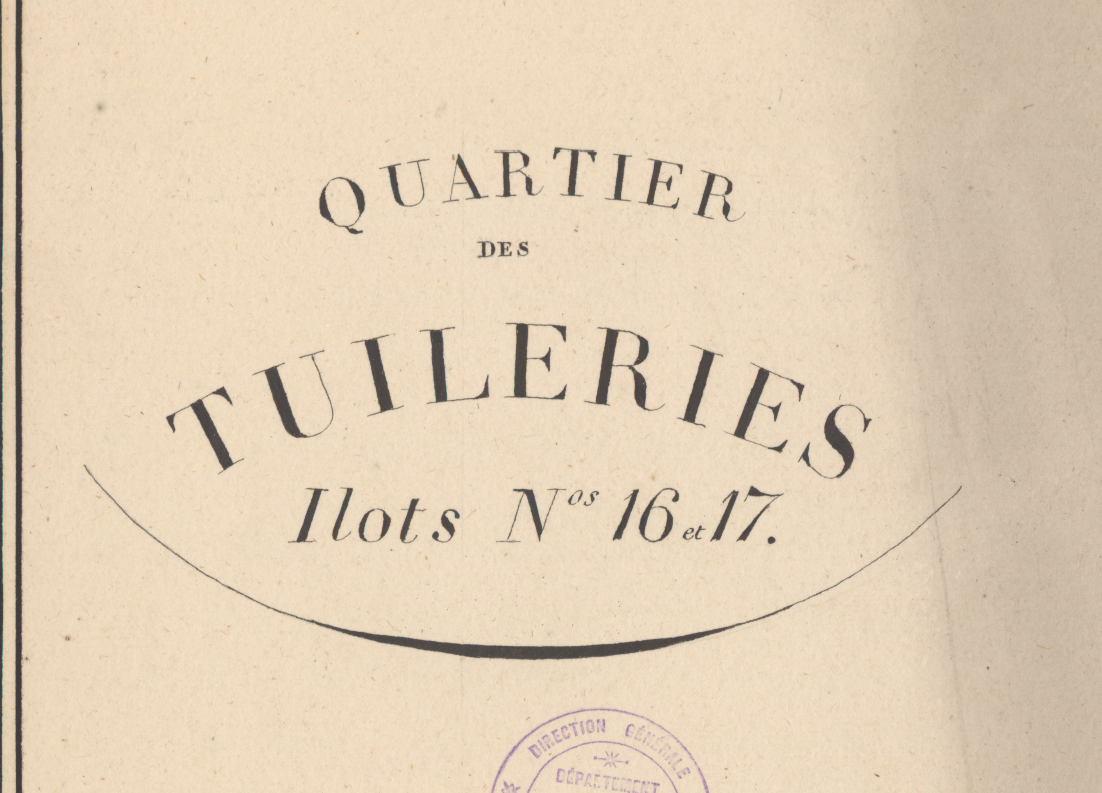
#> input picture LabWork_3/cadastre1.png, 1102 x 793 px
$ python Lab3_Application.py
#> lines starting #> are read from the running program, lines starting #| are printed output that depends on the picture; after the words box and inside, x2 and y2 are one past the last pixel; in counts of white or black regions, pixels touching at a corner belong together
import cv2 as cv
import numpy as np
from matplotlib import pyplot as plt

cadastre1 = cv.imread("./LabWork_3/cadastre1.png",cv.IMREAD_GRAYSCALE) # convert image to grayscale
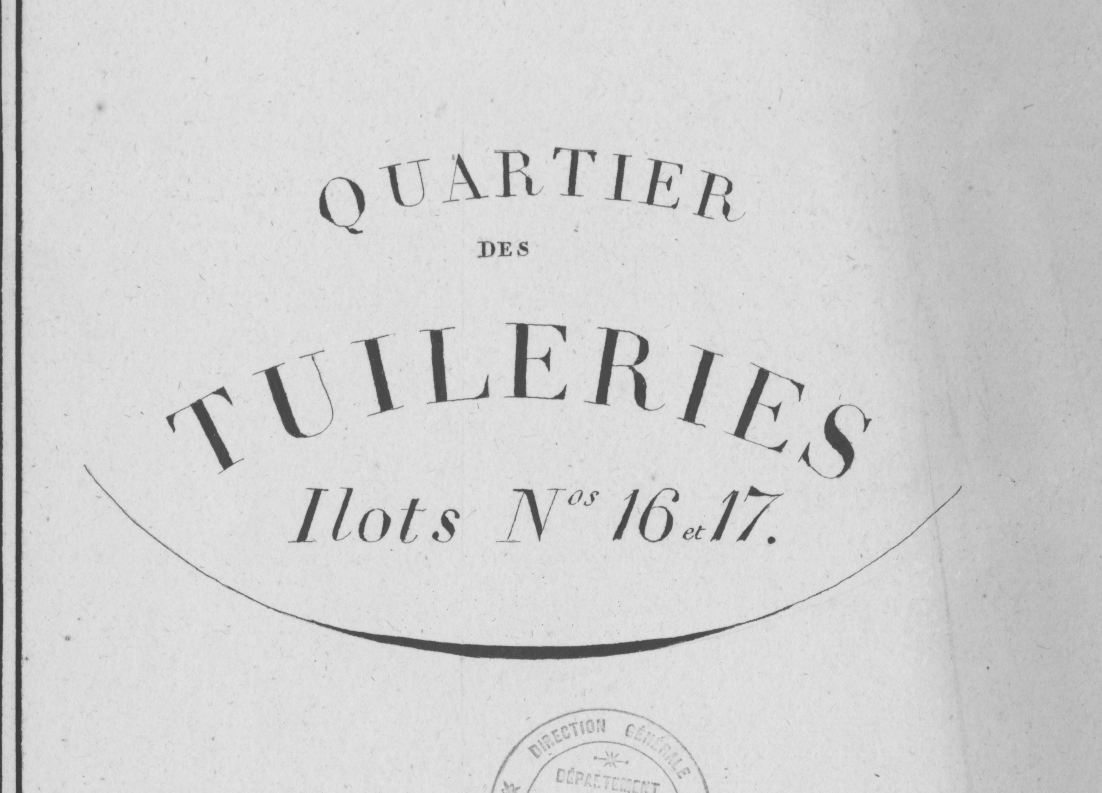
#> cadastre1: shape (793, 1102); min 56, max 237, mean 209.4

plt.hist(cadastre1.ravel(),256,[0,256])
plt.show()
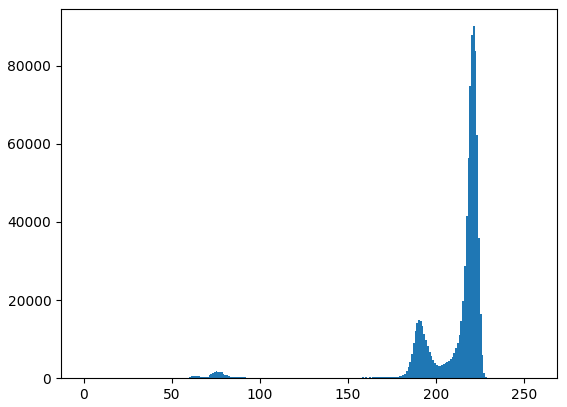
#> figure drawn by matplotlib, 1 panel; tallest bar 90063 high, from x = 221 to 222
# Show histogram to pick optimal threshold value:170

ret1, cadastre1_bin = cv.threshold(cadastre1,170,255,cv.THRESH_BINARY)
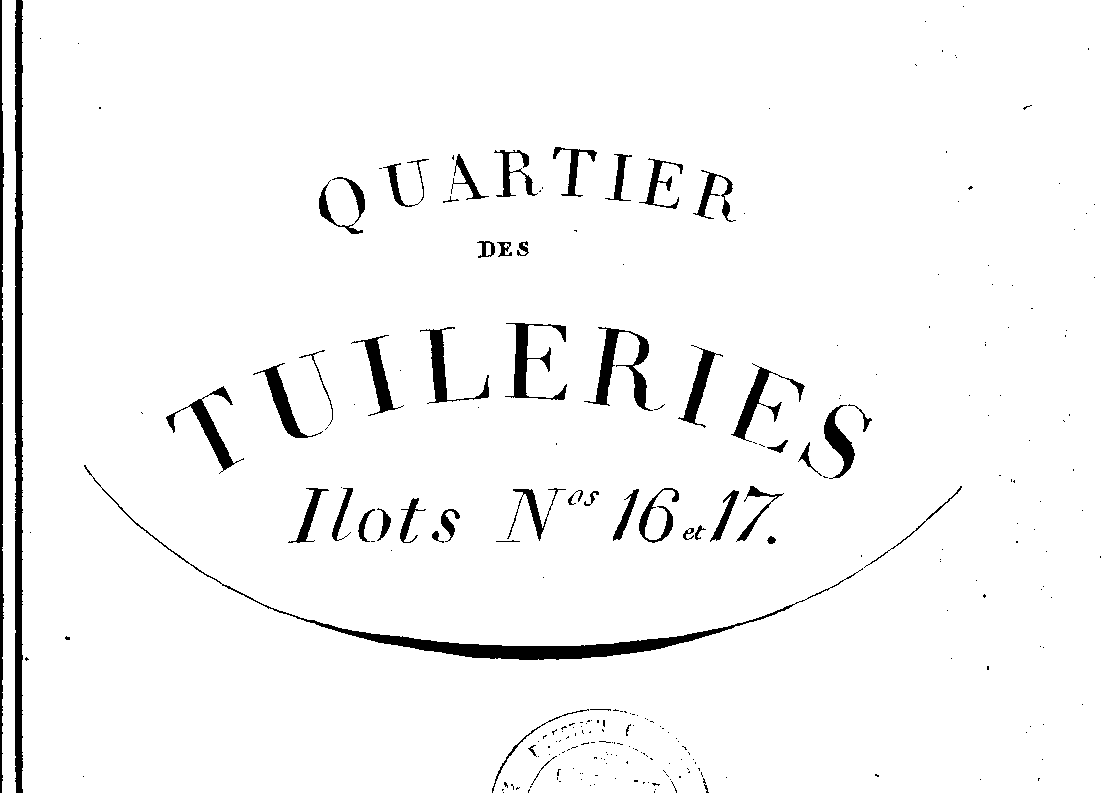
#> cadastre1_bin: shape (793, 1102); 96.2% white; 257 black regions (204 under 20 px), largest, box (x1, y1, x2, y2) and area: (15, 0, 23, 793) 5508, (84, 465, 863, 660) 4878, (0, 0, 4, 793) 2195

cv.imwrite("./LabWork_3/Result/cadastre1_bin.png", cadastre1_bin)

cv.imshow("Text extraction",cadastre1_bin)
k = cv.waitKey(0)
#> (key q is pressed here)
if k == ord("q"):
#> (the run stopped early here; a loop or call above may not have finished)
